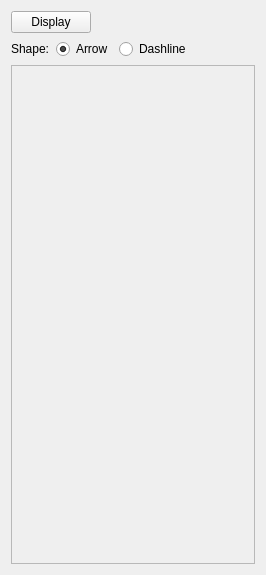
<?xml version="1.0" encoding="UTF-8"?>
<ui version="4.0">
 <class>missingEtControllerForm</class>
 <widget class="QWidget" name="missingEtControllerForm">
  <property name="geometry">
   <rect>
    <x>0</x>
    <y>0</y>
    <width>266</width>
    <height>575</height>
   </rect>
  </property>
  <property name="windowTitle">
   <string>Form</string>
  </property>
  <layout class="QGridLayout" name="gridLayout">
   <item row="0" column="0">
    <layout class="QHBoxLayout" name="horizontalLayout_3">
     <item>
      <widget class="QPushButton" name="pushButton_display">
       <property name="text">
        <string>Display</string>
       </property>
      </widget>
     </item>
     <item>
      <spacer name="horizontalSpacer">
       <property name="orientation">
        <enum>Qt::Horizontal</enum>
       </property>
       <property name="sizeHint" stdset="0">
        <size>
         <width>40</width>
         <height>20</height>
        </size>
       </property>
      </spacer>
     </item>
    </layout>
   </item>
   <item row="0" column="1">
    <spacer name="horizontalSpacer_3">
     <property name="orientation">
      <enum>Qt::Horizontal</enum>
     </property>
     <property name="sizeHint" stdset="0">
      <size>
       <width>32</width>
       <height>20</height>
      </size>
     </property>
    </spacer>
   </item>
   <item row="1" column="0">
    <layout class="QHBoxLayout" name="horizontalLayout_2">
     <item>
      <layout class="QHBoxLayout" name="horizontalLayout">
       <item>
        <widget class="QLabel" name="label">
         <property name="text">
          <string>Shape:</string>
         </property>
        </widget>
       </item>
       <item>
        <widget class="QRadioButton" name="radioButton_arrow_shape">
         <property name="text">
          <string>Arrow</string>
         </property>
         <property name="checked">
          <bool>true</bool>
         </property>
        </widget>
       </item>
       <item>
        <widget class="QRadioButton" name="radioButton_dashline_shape">
         <property name="text">
          <string>Dashline</string>
         </property>
        </widget>
       </item>
      </layout>
     </item>
    </layout>
   </item>
   <item row="1" column="1">
    <spacer name="horizontalSpacer_2">
     <property name="orientation">
      <enum>Qt::Horizontal</enum>
     </property>
     <property name="sizeHint" stdset="0">
      <size>
       <width>32</width>
       <height>20</height>
      </size>
     </property>
    </spacer>
   </item>
   <item row="2" column="0" colspan="2">
    <widget class="QScrollArea" name="collWidgetScrollArea">
     <property name="sizePolicy">
      <sizepolicy hsizetype="Expanding" vsizetype="Expanding">
       <horstretch>0</horstretch>
       <verstretch>0</verstretch>
      </sizepolicy>
     </property>
     <property name="widgetResizable">
      <bool>false</bool>
     </property>
    </widget>
   </item>
  </layout>
 </widget>
 <resources/>
 <connections/>
</ui>
